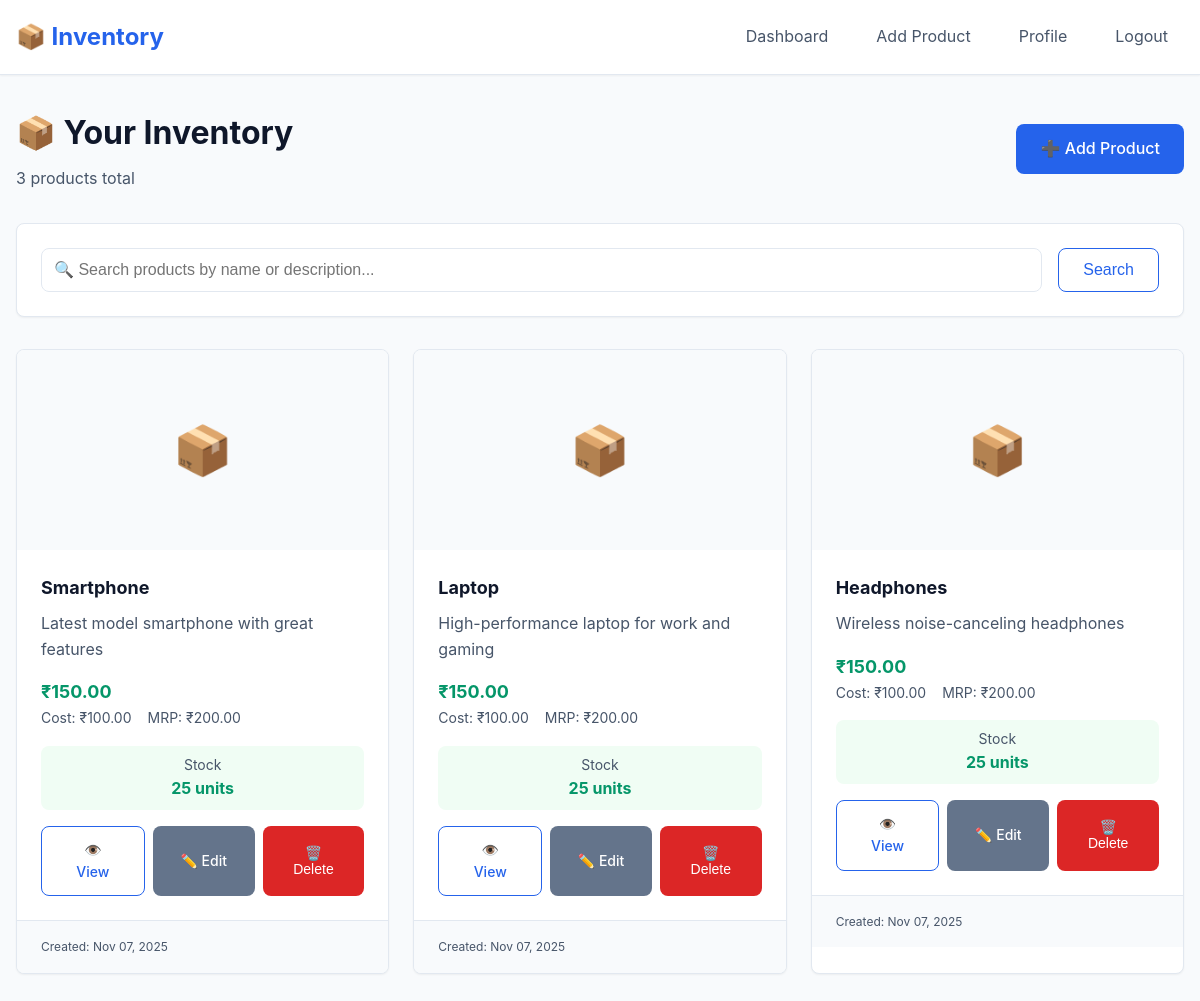
/inventory/dashboard (signed in), run on the app's committed database.
### tables this page shows
CREATE TABLE products (
                id INTEGER PRIMARY KEY AUTOINCREMENT,
                user_id INTEGER NOT NULL,
                name TEXT NOT NULL,
                description TEXT,
                quantity INTEGER DEFAULT 0,
                created_at TIMESTAMP DEFAULT CURRENT_TIMESTAMP,
                updated_at TIMESTAMP DEFAULT CURRENT_TIMESTAMP,
                FOREIGN KEY (user_id) REFERENCES users (id) ON DELETE CASCADE
            );

CREATE TABLE product_pricing (
                id INTEGER PRIMARY KEY AUTOINCREMENT,
                product_id INTEGER UNIQUE NOT NULL,
                buying_price DECIMAL(10,2),
                selling_price DECIMAL(10,2),
                mrp DECIMAL(10,2),
                updated_at TIMESTAMP DEFAULT CURRENT_TIMESTAMP,
                FOREIGN KEY (product_id) REFERENCES products (id) ON DELETE CASCADE
            );

### routes/inventory.py (the view)
@inventory_bp.route('/dashboard')
@login_required
def dashboard():
    try:
        search_term = request.args.get('search', '').strip()
        page = int(request.args.get('page', 1))
        per_page = 12  # Products per page
        offset = (page - 1) * per_page
        products = Product.get_by_user(
            user_id=current_user.id,
            limit=per_page,
            offset=offset,
            search_term=search_term,
            database_path=current_app.config['DATABASE_PATH']
        )
        total_products = Product.get_user_product_count(
            user_id=current_user.id,
            database_path=current_app.config['DATABASE_PATH']
        )
        total_pages = (total_products + per_page - 1) // per_page
        has_prev = page > 1
        has_next = page < total_pages
        enhanced_products = []
        for product in products:
            product_dict = product.to_dict(database_path=current_app.config['DATABASE_PATH'])
            enhanced_products.append(product_dict)
        return render_template('inventory/dashboard.html',
                             products=enhanced_products,
                             search_term=search_term,
                             current_page=page,
                             total_pages=total_pages,
                             has_prev=has_prev,
                             has_next=has_next,
                             total_products=total_products)
    except Exception as e:
        flash('Error loading dashboard. Please try again.', 'error')
        print(f"Dashboard error: {e}")
        return render_template('inventory/dashboard.html', products=[])

### database.py (called while the page is built)
def get_db_connection(database_path='inventory.db'):
    conn = sqlite3.connect(database_path)
    conn.row_factory = sqlite3.Row  # Enable column access by name
    conn.execute('PRAGMA foreign_keys = ON')
    conn.execute('PRAGMA journal_mode = WAL')
    return conn

### models/product.py (called while the page is built)
    def get_pricing(self, database_path='inventory.db'):
        conn = get_db_connection(database_path)
        try:
            pricing_data = conn.execute('''
                SELECT buying_price, selling_price, mrp, updated_at
                FROM product_pricing
                WHERE product_id = ?
            ''', (self.id,)).fetchone()
            return dict(pricing_data) if pricing_data else None
        finally:
            conn.close()

    def get_images(self, database_path='inventory.db'):
        conn = get_db_connection(database_path)
        try:
            images = conn.execute('''
                SELECT id, filename, original_name, upload_date
                FROM product_images
                WHERE product_id = ?
                ORDER BY upload_date ASC
            ''', (self.id,)).fetchall()
            return [dict(img) for img in images]
        finally:
            conn.close()

    def to_dict(self, include_pricing=True, include_images=True, database_path='inventory.db'):
        product_dict = {
            'id': self.id,
            'user_id': self.user_id,
            'name': self.name,
            'description': self.description,
            'quantity': self.quantity,
            'created_at': self.created_at,
            'updated_at': self.updated_at
        }
        if include_pricing:
            product_dict['pricing'] = self.get_pricing(database_path)
        if include_images:
            product_dict['images'] = self.get_images(database_path)
        return product_dict

    @staticmethod
    def get_user_product_count(user_id, database_path='inventory.db'):
        conn = get_db_connection(database_path)
        try:
            result = conn.execute('''
                SELECT COUNT(*) as count
                FROM products
                WHERE user_id = ?
            ''', (user_id,)).fetchone()
            return result['count']
        finally:
            conn.close()

### templates/inventory/dashboard.html (shortened to what this page needs)
{% extends "base.html" %}
{% block content %}
<div class="dashboard-header" style="margin-bottom: 2rem;">
    <div style="display: flex; justify-content: space-between; align-items: center; flex-wrap: wrap; gap: 1rem;">
        <div>
            <h1 style="margin: 0; color: var(--text-primary);">📦 Your Inventory</h1>
            <p style="margin: 0.5rem 0 0 0; color: var(--text-secondary);">
                {% if total_products > 0 %}
                    {{ total_products }} product{{ 's' if total_products != 1 else '' }} total
                {% else %}
                    No products yet - add your first one!
                {% endif %}
            </p>
        </div>
        <a href="{{ url_for('inventory.new_product') }}" class="btn btn-primary">
            ➕ Add Product
        </a>
    </div>
</div>
<div class="card" style="margin-bottom: 2rem;">
    <div class="card-body">
        <form method="GET" style="display: flex; gap: 1rem; align-items: center;">
            <div style="flex: 1;">
                <input type="text"
                       name="search"
                       class="form-input"
                       value="{{ search_term }}"
                       placeholder="🔍 Search products by name or description..."
                       style="margin: 0;">
            </div>
            <button type="submit" class="btn btn-outline">Search</button>
        </form>
    </div>
</div>
{% if products %}
    <div class="grid grid-cols-1" style="grid-template-columns: repeat(auto-fill, minmax(300px, 1fr));">
        {% for product in products %}
            <div class="card product-card" style="transition: var(--transition);">
                <div class="product-image" style="height: 200px; background-color: var(--background-color); position: relative; overflow: hidden;">
                    {% if product.images and product.images|length > 0 %}
                        <img src="{{ url_for('inventory.uploaded_file', filename='user_' + current_user.id|string + '/' + product.images[0].filename) }}"
                             alt="{{ product.name }}"
                             style="width: 100%; height: 100%; object-fit: cover;">
                        {% if product.images|length > 1 %}
                            <div style="position: absolute; top: 0.5rem; right: 0.5rem; background: rgba(0,0,0,0.7); color: white; padding: 0.25rem 0.5rem; border-radius: 1rem; font-size: 0.75rem;">
                                +{{ product.images|length - 1 }} more
                            </div>
                        {% endif %}
                    {% else %}
                        <div style="display: flex; align-items: center; justify-content: center; height: 100%; color: var(--text-secondary); font-size: 3rem;">
                            📦
                        </div>
                    {% endif %}
                </div>
                <div class="card-body">
                    <h3 style="margin: 0 0 0.5rem 0; font-size: 1.125rem;">
                        <a href="{{ url_for('inventory.view_product', product_id=product.id) }}"
                           style="color: var(--text-primary); text-decoration: none;">
                            {{ product.name }}
                        </a>
                    </h3>
                    {% if product.description %}
                        <p style="color: var(--text-secondary); margin: 0 0 1rem 0; display: -webkit-box; -webkit-line-clamp: 2; -webkit-box-orient: vertical; overflow: hidden;">
                            {{ product.description }}
                        </p>
                    {% endif %}
                    {% if product.pricing %}
                        <div class="pricing-info" style="margin-bottom: 1rem;">
                            {% if product.pricing.selling_price %}
                                <div style="font-size: 1.125rem; font-weight: bold; color: var(--success-color);">
                                    {{ product.pricing.selling_price|currency }}
                                </div>
                            {% endif %}
                            <div style="display: flex; gap: 1rem; font-size: 0.875rem; color: var(--text-secondary);">
                                {% if product.pricing.buying_price %}
                                    <span>Cost: {{ product.pricing.buying_price|currency }}</span>
                                {% endif %}
                                {% if product.pricing.mrp %}
                                    <span>MRP: {{ product.pricing.mrp|currency }}</span>
                                {% endif %}
                            </div>
                        </div>
                    {% endif %}
                    {% if product.quantity is defined %}
                        <div style="margin-bottom: 1rem; padding: 0.5rem; background-color: {% if product.quantity > 10 %}#f0fdf4{% elif product.quantity > 0 %}#fffbeb{% else %}#fef2f2{% endif %}; border-radius: var(--border-radius); text-align: center;">
                            <div style="font-size: 0.875rem; color: var(--text-secondary);">Stock</div>
                            <div style="font-weight: bold; color: {% if product.quantity > 10 %}var(--success-color){% elif product.quantity > 0 %}var(--warning-color){% else %}var(--error-color){% endif %};">
                                {{ product.quantity }} units
                            </div>
                        </div>
                    {% endif %}
                    <div style="display: flex; gap: 0.5rem; justify-content: space-between;">
                        <a href="{{ url_for('inventory.view_product', product_id=product.id) }}"
                           class="btn btn-outline" style="flex: 1; text-align: center; font-size: 0.875rem;">
                            👁️ View
                        </a>
                        <a href="{{ url_for('inventory.edit_product', product_id=product.id) }}"
                           class="btn btn-secondary" style="flex: 1; text-align: center; font-size: 0.875rem;">
                            ✏️ Edit
                        </a>
                        <button onclick="confirmDelete({{ product.id }}, '{{ product.name }}')"
                               class="btn btn-danger" style="flex: 1; font-size: 0.875rem;">
                            🗑️ Delete
                        </button>
                    </div>
                </div>
                <div class="card-footer" style="font-size: 0.75rem; color: var(--text-secondary);">
                    Created: {{ product.created_at|datetime('%b %d, %Y') }}
                </div>
            </div>
        {% endfor %}
    </div>
{% endif %}
{% endblock %}

### templates/base.html (shortened to what this page needs)
<!DOCTYPE html>
<html lang="en">
<head>
</head>
<body>
    <div class="app-container">
        <header class="header">
            <div class="header-content">
                <a href="{{ url_for('index') }}" class="logo">📦 Inventory</a>
                {% if current_user.is_authenticated %}
                <nav class="nav-links" id="navLinks">
                    <a href="{{ url_for('inventory.dashboard') }}" class="nav-link">Dashboard</a>
                    <a href="{{ url_for('inventory.new_product') }}" class="nav-link">Add Product</a>
                    <a href="{{ url_for('auth.profile') }}" class="nav-link">Profile</a>
                    <a href="{{ url_for('auth.logout') }}" class="nav-link">Logout</a>
                </nav>
                {% else %}
                <nav class="nav-links" id="navLinks">
                    <a href="{{ url_for('auth.login') }}" class="nav-link">Login</a>
                    <a href="{{ url_for('auth.register') }}" class="nav-link">Register</a>
                </nav>
                {% endif %}
            </div>
        </header>
        <main class="main-content">
            {% block content %}{% endblock %}
        </main>
    </div>
</body>
</html>

### templates/base.html (style rules this page uses)
* { margin: 0; padding: 0; box-sizing: border-box; }
:root { --primary-color: #2563eb; --primary-dark: #1d4ed8; --secondary-color: #64748b; --success-color: #059669; --warning-color: #d97706; --error-color: #dc2626; --background-color: #f8fafc; --surface-color: #ffffff; --text-primary: #0f172a; --text-secondary: #475569; --border-color: #e2e8f0; --shadow-sm: 0 1px 2px 0 rgb(0 0 0 / 0.05); --shadow-md: 0 4px 6px -1px rgb(0 0 0 / 0.1); --border-radius: 0.5rem; --transition: all 0.2s ease-in-out; }
body { font-family: -apple-system, BlinkMacSystemFont, 'Segoe UI', Roboto, sans-serif; background-color: var(--background-color); color: var(--text-primary); line-height: 1.6; min-height: 100vh; }
.app-container { min-height: 100vh; display: flex; flex-direction: column; }
.header { background: var(--surface-color); border-bottom: 1px solid var(--border-color); padding: 1rem; box-shadow: var(--shadow-sm); }
.header-content { max-width: 1200px; margin: 0 auto; display: flex; justify-content: space-between; align-items: center; }
.logo { font-size: 1.5rem; font-weight: bold; color: var(--primary-color); text-decoration: none; }
.nav-links { display: flex; gap: 1rem; align-items: center; }
.nav-link { color: var(--text-secondary); text-decoration: none; padding: 0.5rem 1rem; border-radius: var(--border-radius); transition: var(--transition); }
.main-content { flex: 1; max-width: 1200px; margin: 0 auto; padding: 2rem 1rem; width: 100%; }
.form-input { width: 100%; padding: 0.75rem; border: 1px solid var(--border-color); border-radius: var(--border-radius); font-size: 1rem; transition: var(--transition); background-color: var(--surface-color); }
.btn { display: inline-flex; align-items: center; justify-content: center; padding: 0.75rem 1.5rem; font-size: 1rem; font-weight: 500; border: none; border-radius: var(--border-radius); cursor: pointer; text-decoration: none; transition: var(--transition); gap: 0.5rem; }
.btn-primary { background-color: var(--primary-color); color: white; }
.btn-secondary { background-color: var(--secondary-color); color: white; }
.btn-danger { background-color: var(--error-color); color: white; }
.btn-outline { background-color: transparent; color: var(--primary-color); border: 1px solid var(--primary-color); }
.card { background: var(--surface-color); border-radius: var(--border-radius); box-shadow: var(--shadow-sm); border: 1px solid var(--border-color); overflow: hidden; }
.card-body { padding: 1.5rem; }
.card-footer { padding: 1rem 1.5rem; border-top: 1px solid var(--border-color); background-color: var(--background-color); }
.grid { display: grid; gap: 1.5rem; }
.grid-cols-1 { grid-template-columns: repeat(1, 1fr); }

### data on the page
products: name "Smartphone", description "Latest model smartphone with great features", pricing.selling_price "₹150.00", pricing.buying_price "₹100.00", pricing.mrp "₹200.00", quantity "25", created_at "Nov 07, 2025"
products: name "Laptop", description "High-performance laptop for work and gaming", pricing.selling_price "₹150.00", pricing.buying_price "₹100.00", pricing.mrp "₹200.00", quantity "25", created_at "Nov 07, 2025"
products: name "Headphones", description "Wireless noise-canceling headphones", pricing.selling_price "₹150.00", pricing.buying_price "₹100.00", pricing.mrp "₹200.00", quantity "25", created_at "Nov 07, 2025"

### other printed values
{{ total_products }} "3"
{{ 's' if total_products != 1 else '' }} "s"
